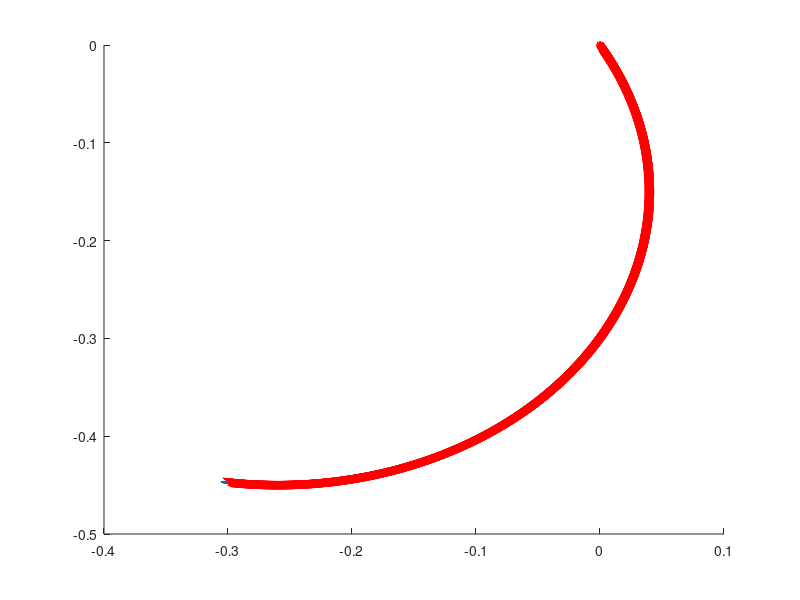

Here is the MATLAB script that generated this plot:
clear all; clc;
close all;
% robots sizing 
L = 0.3; % [m]
r = 0.25; % [m]
f = 10; % [Hz]

% kinematic model
dt = 0.001;% [s] timestep 
x0 = [0; 0; pi()] % [[m/s] [m/s] [rad/s]] intial state
%u = [-1.5; 2; 1] % [[rad/s] [rad/s] [rad/s]] inputs
 u = [1; 1; 0]

% noise model 

n = 4000; % number of samples
figure(1); clf; hold on;

for i = 1:n
%incorrect velocity equations, look at the bottom equations.
%     theta = i;
%     v1 = - u(1)*cos(x0(3)) + j*(u(1)*sin(x0(3)))
%     v2 = u(2)*cos(1/3*pi()-x0(3)) + j*(u(2)*sin(pi()/3-x0(3)))
%     v3 = u(3)*cos(1/3*pi()+x0(3)) - j* (u(3)*sin(1/3*pi()+x0(3)))
%     
%    u = [v1;v2;v3]/r;

    %     abs (v1)
%     abs (v2)
%     abs (v3)
%     
%     x0(3) = x0(3) + 0.1;
%     
%     plot([v1, v2, v3], '*')
    % dynamics
    x_record(:,i) = x0;
    v_record(:,i) = [(r*2/3)*( -u(1)*cos(x0(3)) + u(2)*cos(pi()/3-x0(3)) + u(3)*cos(pi()/3+x0(3)) );
                     (r*2/3)*( u(1)*sin(x0(3)) + u(2)*sin(pi()/3-x0(3)) - u(3)*sin(pi()/3+x0(3)) );
                     r/(3*L)*(u(1)+u(2)+u(3))];
                 
    x1 = x0 + [ (r*2/3)*( -u(1)*cos(x0(3)) + u(2)*cos(pi()/3-x0(3)) + u(3)*cos(pi()/3+x0(3)) )*dt;
                (r*2/3)*( u(1)*sin(x0(3)) + u(2)*sin(pi()/3-x0(3)) - u(3)*sin(pi()/3+x0(3)) )*dt;
                (r/(3*L))*(u(1)+u(2)+u(3))*dt];
    x0 = x1; 
end

% a = sqrt(v_record(1,:).^2 + v_record(2,:).^2)

quiver(x_record(1,:),x_record(2,:),v_record(1,:),v_record(2,:));
quiver(x_record(1,:),x_record(2,:),sin(x_record(3,:)),cos(x_record(3,:)),'r*');
